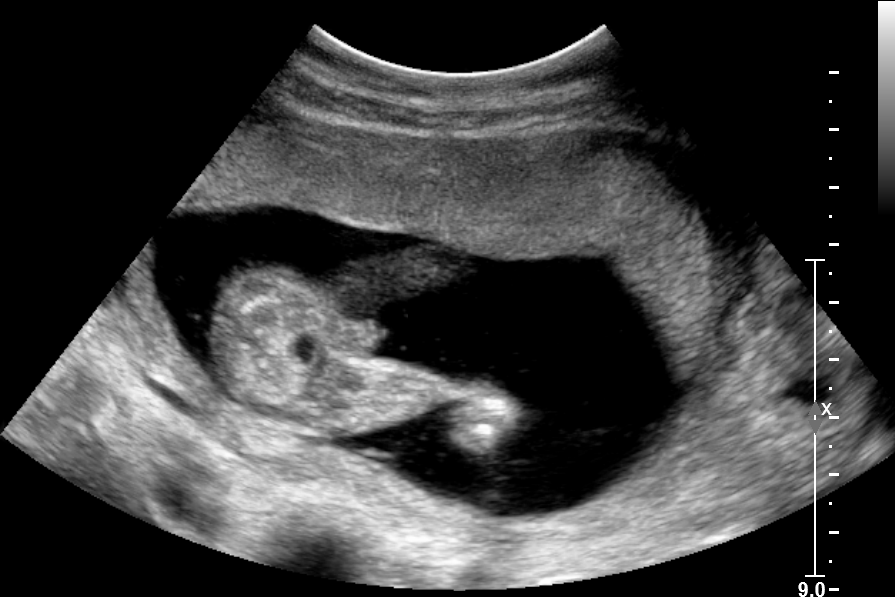
#> input picture Assignment 1/ultrasound.pgm, 895 x 597 px, found by its file name
$ python Log_Transformation.py
#> lines starting #> are read from the running program, lines starting #| are printed output that depends on the picture
import cv2
import numpy as np
import math
import matplotlib.pyplot as plt
image=cv2.imread('./Assignment 1/ultrasound.pgm',0)
#> image is the input picture: shape (597, 895); min 0, max 255, mean 59.1
height=image.shape[0]
#> height = 597
width=image.shape[1]
#> width = 895
hi=[0]*256
ho=[0]*256
image2=np.ones((height,width),dtype=np.uint8)
for i in range(height):
    for j in range(width):
        if(image[i][j]>0):
            image2[i][j]=int(32 * math.log(image[i][j],2))
        else:
            image2[i][j]=0
        hi[image[i][j]]+=1
        ho[image2[i][j]]+=1
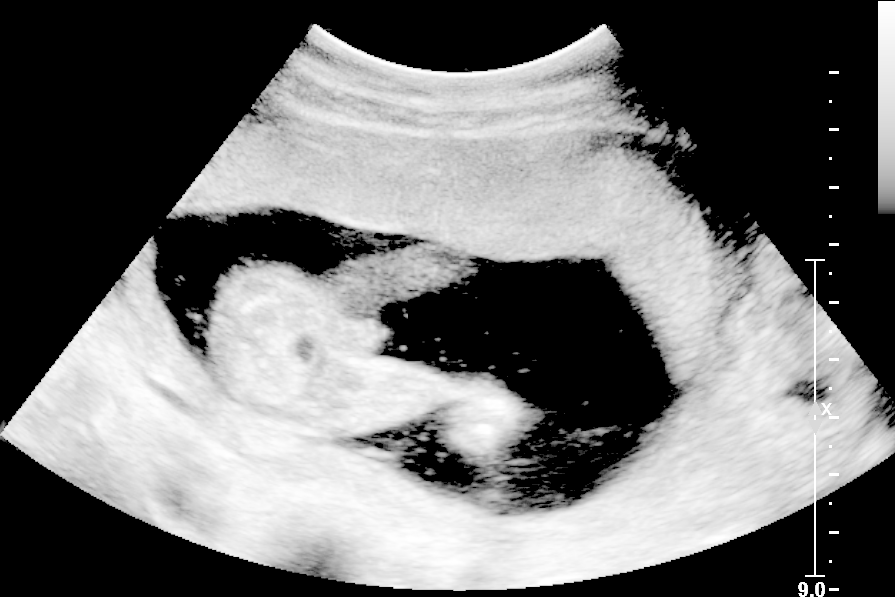
#> image2: shape (597, 895); min 0, max 255, mean 109.7
#> after the loop, hi = 256 values, max 247707 at index 0, min 0 at index 7, mean 2087.2; ho = 256 values, max 250233 at index 0, min 0 at index 1, mean 2087.2
graph=[0]*256
for i in range(256):
    graph[i]=int(32 * math.log(i+1,2))
cv2.imshow('Orignal Image',image)
cv2.imshow('Log Transformation Image',image2)
for i in range(256):
    hi[i]=hi[i]/(height*width)
    ho[i]=ho[i]/(height*width)
#> after the loop, hi = 256 values, max 0.464 at index 0, min 0 at index 7, mean 0.00391; ho = 256 values, max 0.468 at index 0, min 0 at index 1, mean 0.00391
plt.plot(graph)
plt.title('\nS=clog(1+R)\n')
plt.xlabel('R')
plt.ylabel('S')
plt.show()
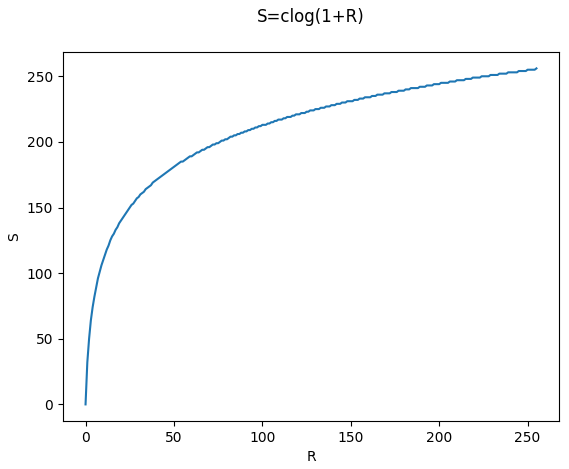
#> figure drawn by matplotlib, 1 panel; curve peaks at x = 255, y = 256
plt.plot(hi)
plt.title('Input Image Histogram')
plt.show()
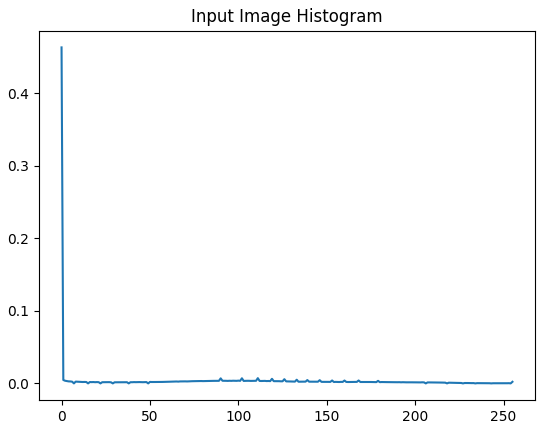
#> figure drawn by matplotlib, 1 panel; curve peaks at x = 0, y = 0.464
plt.plot(ho)
plt.title('Output Image Histogram')
plt.show()
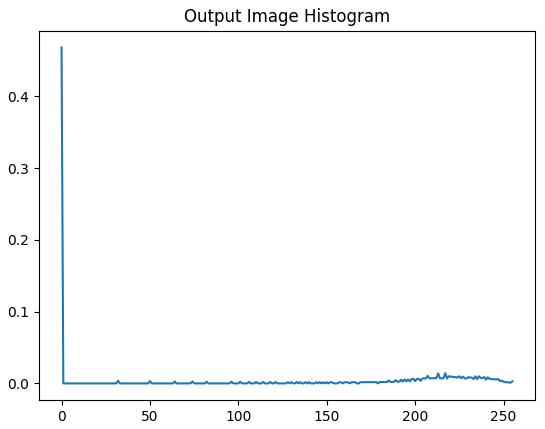
#> figure drawn by matplotlib, 1 panel; curve peaks at x = 0, y = 0.468
cv2.waitKey(0)
cv2.destroyAllWindows()

$ run again, with Assignment 1/MR.pgm copied over Assignment 1/ultrasound.pgm
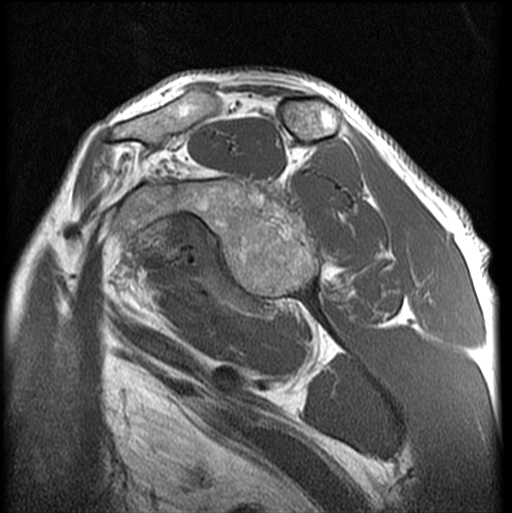
#> input picture Assignment 1/MR.pgm, 512 x 513 px, found by its file name
#> image is the input picture: shape (513, 512); min 0, max 255, mean 80.2
#> after the loop `for i in range(height):`:
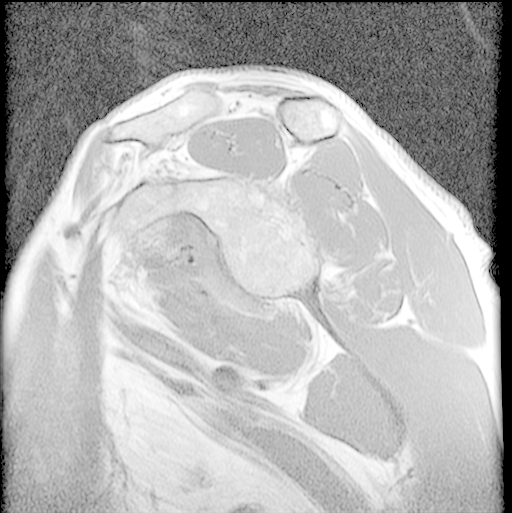
#> image2: shape (513, 512); min 0, max 255, mean 175.9
#> after the loop `for i in range(height):`: hi = 256 values, max 8774 at index 0, min 82 at index 243, mean 1026; ho = 256 values, max 9743 at index 0, min 0 at index 1, mean 1026
#> after the loop `for i in range(256):`: hi = 256 values, max 0.0334 at index 0, min 0.000312 at index 243, mean 0.00391; ho = 256 values, max 0.0371 at index 0, min 0 at index 1, mean 0.00391
#> `plt.show()`:
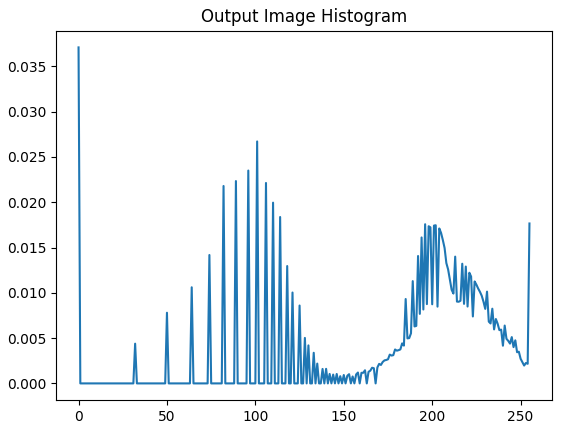
#> figure drawn by matplotlib, 1 panel; curve peaks at x = 0, y = 0.0371

$ run again, with Assignment 1/boats.bmp saved as Assignment 1/ultrasound.pgm
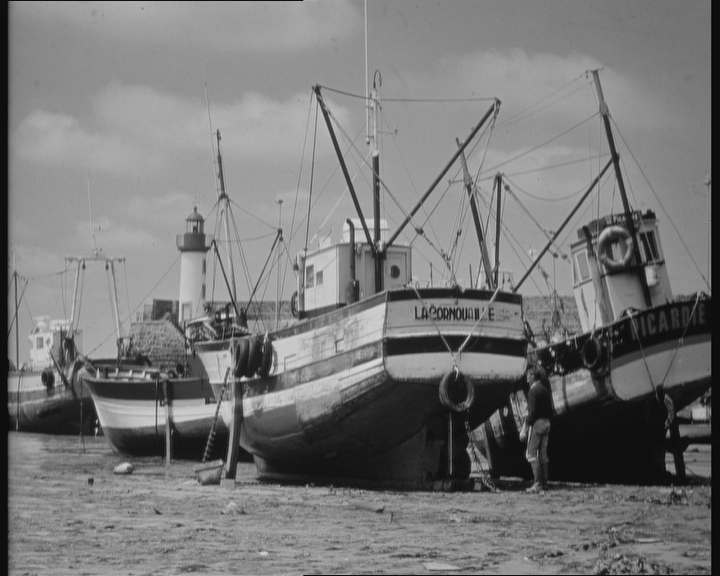
#> input picture Assignment 1/boats.bmp, 720 x 576 px, found by its file name
#> image is the input picture: shape (576, 720); min 3, max 220, mean 120
#> after the loop `for i in range(height):`:
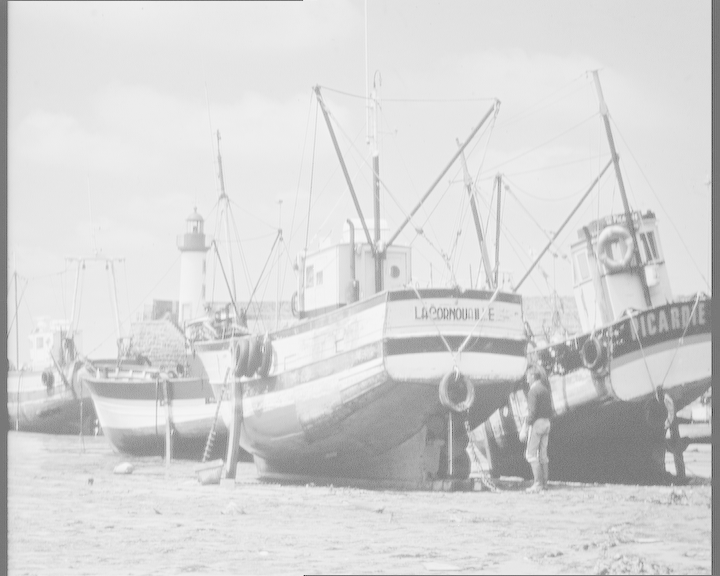
#> image2: shape (576, 720); min 50, max 249, mean 212.9
#> after the loop `for i in range(height):`: hi = 256 values, max 7480 at index 157, min 0 at index 0, mean 1620; ho = 256 values, max 26839 at index 234, min 0 at index 0, mean 1620
#> after the loop `for i in range(256):`: hi = 256 values, max 0.018 at index 157, min 0 at index 0, mean 0.00391; ho = 256 values, max 0.0647 at index 234, min 0 at index 0, mean 0.00391
#> `plt.show()`:
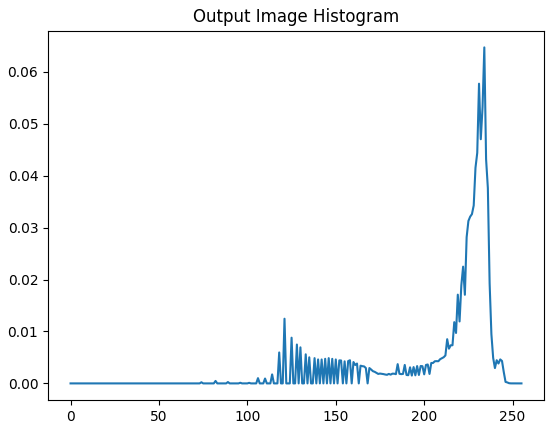
#> figure drawn by matplotlib, 1 panel; curve peaks at x = 234, y = 0.0647
